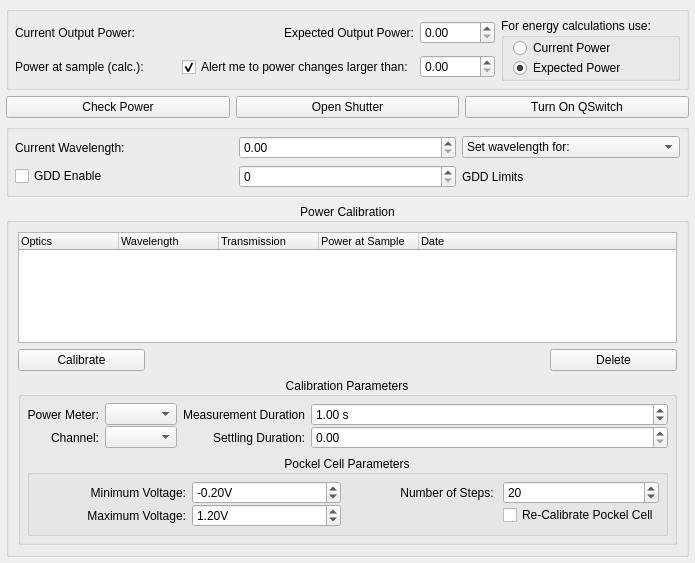
<?xml version="1.0" encoding="UTF-8"?>
<ui version="4.0">
 <class>Form</class>
 <widget class="QWidget" name="Form">
  <property name="geometry">
   <rect>
    <x>0</x>
    <y>0</y>
    <width>695</width>
    <height>563</height>
   </rect>
  </property>
  <property name="windowTitle">
   <string>Form</string>
  </property>
  <layout class="QGridLayout" name="gridLayout">
   <property name="margin">
    <number>6</number>
   </property>
   <item row="0" column="0" colspan="3">
    <widget class="QGroupBox" name="powerGroup">
     <property name="title">
      <string/>
     </property>
     <layout class="QGridLayout" name="gridLayout_4">
      <property name="margin">
       <number>6</number>
      </property>
      <item row="0" column="2">
       <widget class="QLabel" name="label_5">
        <property name="text">
         <string>Expected Output Power:</string>
        </property>
        <property name="alignment">
         <set>Qt::AlignRight|Qt::AlignTrailing|Qt::AlignVCenter</set>
        </property>
       </widget>
      </item>
      <item row="0" column="3">
       <widget class="SpinBox" name="expectedPowerSpin">
        <property name="minimumSize">
         <size>
          <width>75</width>
          <height>0</height>
         </size>
        </property>
       </widget>
      </item>
      <item row="1" column="3">
       <widget class="SpinBox" name="toleranceSpin">
        <property name="minimumSize">
         <size>
          <width>75</width>
          <height>0</height>
         </size>
        </property>
       </widget>
      </item>
      <item row="0" column="4" rowspan="2">
       <widget class="QGroupBox" name="energyCalcGroup">
        <property name="title">
         <string>For energy calculations use:</string>
        </property>
        <layout class="QVBoxLayout" name="verticalLayout">
         <property name="spacing">
          <number>0</number>
         </property>
         <property name="topMargin">
          <number>0</number>
         </property>
         <property name="rightMargin">
          <number>0</number>
         </property>
         <property name="bottomMargin">
          <number>0</number>
         </property>
         <item>
          <widget class="QRadioButton" name="currentPowerRadio">
           <property name="text">
            <string>Current Power</string>
           </property>
          </widget>
         </item>
         <item>
          <widget class="QRadioButton" name="expectedPowerRadio">
           <property name="text">
            <string>Expected Power</string>
           </property>
           <property name="checked">
            <bool>true</bool>
           </property>
          </widget>
         </item>
        </layout>
       </widget>
      </item>
      <item row="0" column="0">
       <widget class="QLabel" name="label_4">
        <property name="sizePolicy">
         <sizepolicy hsizetype="Fixed" vsizetype="Preferred">
          <horstretch>0</horstretch>
          <verstretch>0</verstretch>
         </sizepolicy>
        </property>
        <property name="text">
         <string>Current Output Power:</string>
        </property>
       </widget>
      </item>
      <item row="0" column="1">
       <widget class="QLabel" name="outputPowerLabel">
        <property name="font">
         <font>
          <pointsize>12</pointsize>
          <weight>75</weight>
          <bold>true</bold>
         </font>
        </property>
        <property name="text">
         <string/>
        </property>
       </widget>
      </item>
      <item row="1" column="1">
       <widget class="QLabel" name="samplePowerLabel">
        <property name="font">
         <font>
          <pointsize>11</pointsize>
          <weight>50</weight>
          <bold>false</bold>
         </font>
        </property>
        <property name="text">
         <string/>
        </property>
       </widget>
      </item>
      <item row="1" column="0">
       <widget class="QLabel" name="label_8">
        <property name="text">
         <string>Power at sample (calc.):</string>
        </property>
       </widget>
      </item>
      <item row="1" column="2">
       <widget class="QCheckBox" name="powerAlertCheck">
        <property name="text">
         <string>Alert me to power changes larger than:</string>
        </property>
        <property name="checked">
         <bool>true</bool>
        </property>
       </widget>
      </item>
     </layout>
    </widget>
   </item>
   <item row="3" column="0" colspan="3">
    <widget class="QGroupBox" name="wavelengthGroup">
     <property name="title">
      <string/>
     </property>
     <layout class="QGridLayout" name="gridLayout_5" columnstretch="0,0,0">
      <property name="margin">
       <number>6</number>
      </property>
      <item row="0" column="0">
       <widget class="QLabel" name="label_7">
        <property name="text">
         <string>Current Wavelength: </string>
        </property>
       </widget>
      </item>
      <item row="0" column="1">
       <widget class="SpinBox" name="wavelengthSpin">
        <property name="suffix">
         <string/>
        </property>
       </widget>
      </item>
      <item row="0" column="2">
       <widget class="QComboBox" name="wavelengthCombo">
        <item>
         <property name="text">
          <string>Set wavelength for:</string>
         </property>
        </item>
       </widget>
      </item>
      <item row="1" column="0">
       <widget class="QCheckBox" name="GDDEnableCheck">
        <property name="text">
         <string>GDD Enable</string>
        </property>
       </widget>
      </item>
      <item row="1" column="1">
       <widget class="QSpinBox" name="GDDSpin">
        <property name="maximum">
         <number>32000</number>
        </property>
       </widget>
      </item>
      <item row="1" column="2">
       <widget class="QLabel" name="GDDLimits">
        <property name="text">
         <string>GDD Limits</string>
        </property>
       </widget>
      </item>
     </layout>
    </widget>
   </item>
   <item row="4" column="0" colspan="3">
    <widget class="QGroupBox" name="groupBox_2">
     <property name="title">
      <string>Power Calibration</string>
     </property>
     <property name="alignment">
      <set>Qt::AlignCenter</set>
     </property>
     <layout class="QGridLayout" name="gridLayout_6">
      <item row="0" column="0" colspan="5">
       <widget class="QTreeWidget" name="calibrationList">
        <property name="font">
         <font>
          <pointsize>8</pointsize>
          <weight>50</weight>
          <bold>false</bold>
         </font>
        </property>
        <property name="rootIsDecorated">
         <bool>false</bool>
        </property>
        <property name="itemsExpandable">
         <bool>false</bool>
        </property>
        <attribute name="headerStretchLastSection">
         <bool>true</bool>
        </attribute>
        <column>
         <property name="text">
          <string>Optics</string>
         </property>
        </column>
        <column>
         <property name="text">
          <string>Wavelength</string>
         </property>
        </column>
        <column>
         <property name="text">
          <string>Transmission</string>
         </property>
        </column>
        <column>
         <property name="text">
          <string>Power at Sample</string>
         </property>
        </column>
        <column>
         <property name="text">
          <string>Date</string>
         </property>
        </column>
       </widget>
      </item>
      <item row="2" column="0" colspan="5">
       <widget class="QGroupBox" name="groupBox">
        <property name="title">
         <string>Calibration Parameters</string>
        </property>
        <property name="alignment">
         <set>Qt::AlignCenter</set>
        </property>
        <layout class="QGridLayout" name="gridLayout_3">
         <property name="margin">
          <number>6</number>
         </property>
         <item row="0" column="0">
          <layout class="QGridLayout" name="gridLayout_2">
           <property name="horizontalSpacing">
            <number>6</number>
           </property>
           <property name="verticalSpacing">
            <number>0</number>
           </property>
           <item row="1" column="3">
            <widget class="QLabel" name="scanLabel">
             <property name="text">
              <string>Measurement Duration</string>
             </property>
             <property name="alignment">
              <set>Qt::AlignRight|Qt::AlignTrailing|Qt::AlignVCenter</set>
             </property>
            </widget>
           </item>
           <item row="1" column="4">
            <widget class="SpinBox" name="measurementSpin">
             <property name="sizePolicy">
              <sizepolicy hsizetype="Minimum" vsizetype="Fixed">
               <horstretch>1</horstretch>
               <verstretch>0</verstretch>
              </sizepolicy>
             </property>
             <property name="suffix">
              <string> s</string>
             </property>
             <property name="minimum">
              <double>0.000000000000000</double>
             </property>
             <property name="maximum">
              <double>100.000000000000000</double>
             </property>
             <property name="value">
              <double>1.000000000000000</double>
             </property>
            </widget>
           </item>
           <item row="2" column="3">
            <widget class="QLabel" name="label">
             <property name="text">
              <string>Settling Duration:</string>
             </property>
             <property name="alignment">
              <set>Qt::AlignRight|Qt::AlignTrailing|Qt::AlignVCenter</set>
             </property>
            </widget>
           </item>
           <item row="2" column="4">
            <widget class="SpinBox" name="settlingSpin">
             <property name="sizePolicy">
              <sizepolicy hsizetype="Minimum" vsizetype="Fixed">
               <horstretch>2</horstretch>
               <verstretch>0</verstretch>
              </sizepolicy>
             </property>
             <property name="toolTip">
              <string>Specify the time it takes for the selected power meter to settle on a value.</string>
             </property>
            </widget>
           </item>
           <item row="1" column="0">
            <widget class="QLabel" name="label_3">
             <property name="text">
              <string>Power Meter:</string>
             </property>
             <property name="alignment">
              <set>Qt::AlignRight|Qt::AlignTrailing|Qt::AlignVCenter</set>
             </property>
            </widget>
           </item>
           <item row="1" column="1">
            <widget class="InterfaceCombo" name="meterCombo"/>
           </item>
           <item row="2" column="0">
            <widget class="QLabel" name="label_12">
             <property name="text">
              <string>Channel:</string>
             </property>
             <property name="alignment">
              <set>Qt::AlignRight|Qt::AlignTrailing|Qt::AlignVCenter</set>
             </property>
            </widget>
           </item>
           <item row="2" column="1">
            <widget class="QComboBox" name="channelCombo"/>
           </item>
          </layout>
         </item>
         <item row="1" column="0">
          <widget class="QGroupBox" name="pCellGroup">
           <property name="title">
            <string>Pockel Cell Parameters</string>
           </property>
           <property name="alignment">
            <set>Qt::AlignCenter</set>
           </property>
           <layout class="QGridLayout" name="gridLayout_8">
            <property name="margin">
             <number>6</number>
            </property>
            <item row="0" column="0">
             <layout class="QGridLayout" name="gridLayout_7">
              <property name="verticalSpacing">
               <number>0</number>
              </property>
              <item row="0" column="0">
               <widget class="QLabel" name="label_9">
                <property name="text">
                 <string>Minimum Voltage:</string>
                </property>
                <property name="alignment">
                 <set>Qt::AlignRight|Qt::AlignTrailing|Qt::AlignVCenter</set>
                </property>
               </widget>
              </item>
              <item row="0" column="1">
               <widget class="SpinBox" name="minVSpin">
                <property name="suffix">
                 <string>V</string>
                </property>
                <property name="minimum">
                 <double>-99.000000000000000</double>
                </property>
                <property name="singleStep">
                 <double>0.010000000000000</double>
                </property>
                <property name="value">
                 <double>-0.200000000000000</double>
                </property>
               </widget>
              </item>
              <item row="0" column="2">
               <widget class="QLabel" name="label_11">
                <property name="text">
                 <string>Number of Steps: </string>
                </property>
                <property name="alignment">
                 <set>Qt::AlignRight|Qt::AlignTrailing|Qt::AlignVCenter</set>
                </property>
               </widget>
              </item>
              <item row="0" column="3">
               <widget class="SpinBox" name="stepsSpin">
                <property name="decimals">
                 <number>0</number>
                </property>
                <property name="minimum">
                 <double>10.000000000000000</double>
                </property>
                <property name="maximum">
                 <double>1000.000000000000000</double>
                </property>
                <property name="value">
                 <double>20.000000000000000</double>
                </property>
               </widget>
              </item>
              <item row="2" column="0">
               <widget class="QLabel" name="label_10">
                <property name="text">
                 <string>Maximum Voltage:</string>
                </property>
                <property name="alignment">
                 <set>Qt::AlignRight|Qt::AlignTrailing|Qt::AlignVCenter</set>
                </property>
               </widget>
              </item>
              <item row="2" column="1">
               <widget class="SpinBox" name="maxVSpin">
                <property name="suffix">
                 <string>V</string>
                </property>
                <property name="singleStep">
                 <double>0.010000000000000</double>
                </property>
                <property name="value">
                 <double>1.200000000000000</double>
                </property>
               </widget>
              </item>
              <item row="2" column="3">
               <widget class="QCheckBox" name="recalibratePCellCheck">
                <property name="text">
                 <string>Re-Calibrate Pockel Cell</string>
                </property>
               </widget>
              </item>
             </layout>
            </item>
           </layout>
          </widget>
         </item>
        </layout>
       </widget>
      </item>
      <item row="1" column="4">
       <widget class="QPushButton" name="deleteBtn">
        <property name="text">
         <string>Delete</string>
        </property>
       </widget>
      </item>
      <item row="1" column="0">
       <widget class="QPushButton" name="calibrateBtn">
        <property name="text">
         <string>Calibrate</string>
        </property>
       </widget>
      </item>
     </layout>
    </widget>
   </item>
   <item row="2" column="0">
    <widget class="QPushButton" name="checkPowerBtn">
     <property name="text">
      <string>Check Power</string>
     </property>
    </widget>
   </item>
   <item row="2" column="1">
    <widget class="QPushButton" name="shutterBtn">
     <property name="text">
      <string>Open Shutter</string>
     </property>
     <property name="checkable">
      <bool>true</bool>
     </property>
    </widget>
   </item>
   <item row="2" column="2">
    <widget class="QPushButton" name="qSwitchBtn">
     <property name="text">
      <string>Turn On QSwitch</string>
     </property>
     <property name="checkable">
      <bool>true</bool>
     </property>
    </widget>
   </item>
  </layout>
 </widget>
 <customwidgets>
  <customwidget>
   <class>SpinBox</class>
   <extends>QDoubleSpinBox</extends>
   <header>acq4.pyqtgraph</header>
  </customwidget>
  <customwidget>
   <class>InterfaceCombo</class>
   <extends>QComboBox</extends>
   <header>acq4.util.InterfaceCombo</header>
  </customwidget>
 </customwidgets>
 <resources/>
 <connections/>
</ui>
